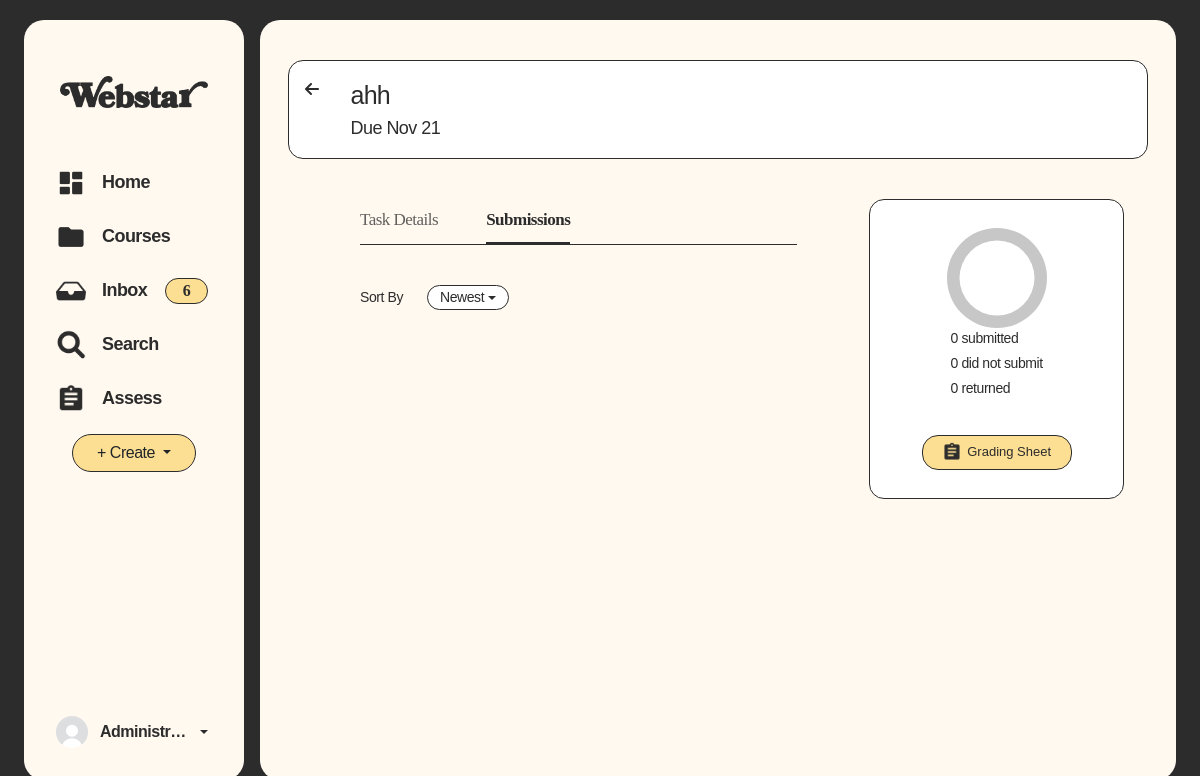
/prof/assess-submissions.php?assessmentID=4 (signed in), run on the app's committed database.
### tables this page shows
CREATE TABLE `userinfo` (
  `userInfoID` int(11) NOT NULL,
  `userID` int(11) NOT NULL,
  `profilePicture` varchar(100) NOT NULL DEFAULT 'defaultProfile.png',
  `firstName` varchar(50) NOT NULL,
  `middleName` varchar(50) DEFAULT NULL,
  `lastName` varchar(50) NOT NULL,
  `studentID` varchar(50) DEFAULT NULL,
  `programID` varchar(50) DEFAULT '1',
  `gender` varchar(50) DEFAULT 'Other',
  `yearLevel` varchar(20) DEFAULT '1',
  `yearSection` int(11) DEFAULT 1,
  `schoolEmail` varchar(50) DEFAULT NULL,
  `facebookLink` text DEFAULT NULL,
  `linkedInLink` text DEFAULT NULL,
  `githubLink` text DEFAULT NULL,
  `createdAt` datetime NOT NULL,
  `isNewUser` int(1) NOT NULL DEFAULT 1
);

CREATE TABLE `users` (
  `userID` int(11) NOT NULL,
  `password` varchar(1024) NOT NULL,
  `email` varchar(50) NOT NULL,
  `role` varchar(12) NOT NULL DEFAULT 'student',
  `userName` varchar(50) NOT NULL,
  `status` varchar(15) DEFAULT 'Active'
);

CREATE TABLE `assessments` (
  `assessmentID` int(11) NOT NULL,
  `courseID` int(11) NOT NULL,
  `assessmentTitle` varchar(100) NOT NULL,
  `type` enum('Task','Test') DEFAULT 'Task',
  `deadline` datetime NOT NULL,
  `deadlineEnabled` tinyint(1) NOT NULL DEFAULT 0,
  `createdAt` datetime DEFAULT current_timestamp(),
  `isArchived` tinyint(1) NOT NULL DEFAULT 0
);

### prof/assess-submissions.php (the view, shortened to what the rows shown need)
<?php
include("../shared/assets/database/connect.php");
$assessmentID = $_GET['assessmentID'];
$selectAssessmentQuery = "SELECT assessmentTitle, DATE_FORMAT(deadline, '%b %e') AS assessmentDeadline, type, DATE_FORMAT(createdAt, '%b %e, %Y %l:%i %p') AS creationDate
                          FROM assessments WHERE assessmentID = '$assessmentID'";
$selectAssessmentResult = executeQuery($selectAssessmentQuery);
?>
<!doctype html>
<html lang="en">
<head>
    <link href="https://cdn.jsdelivr.net/npm/bootstrap@5.3.6/dist/css/bootstrap.min.css" rel="stylesheet"
>
    <link rel="stylesheet" href="../shared/assets/css/global-styles.css">
    <link rel="stylesheet" href="../shared/assets/css/sidebar-and-container-styles.css">
    <link rel="stylesheet" href="../shared/assets/css/profIndex.css">
    <link rel="stylesheet" href="../shared/assets/css/assess-submissions.css">
    <link href="https://cdnjs.cloudflare.com/ajax/libs/font-awesome/6.5.0/css/all.min.css" rel="stylesheet">
</head>
<body>
    <div class="container-fluid min-vh-100 d-flex justify-content-center align-items-center p-0 p-md-3"
        style="background-color: var(--black);">
        <div class="row w-100">
            <?php include '../shared/components/prof-sidebar-for-desktop.php'; ?>
            <div class="col main-container m-0 p-0 mx-0 mx-md-2 p-md-4 overflow-y-auto">
                <div class="card border-0 px-3 pt-3 m-0 h-100 w-100 rounded-0 shadow-none"
                    style="background-color: transparent;">
                    <?php include '../shared/components/prof-navbar-for-mobile.php'; ?>
                    <div class="row mb-3">
                        <div class="col-12 cardHeader p-3 mb-4">
                            <div class="row desktop-header d-none d-sm-flex">
                                <?php
                                if (mysqli_num_rows($selectAssessmentResult) > 0) {
                                    mysqli_data_seek($selectAssessmentResult, 0);
                                    while ($assessmentRow = mysqli_fetch_assoc($selectAssessmentResult)) {
                                ?>
                                        <div class="col">
                                            <span class="text-sbold text-25"><?php echo $assessmentRow['assessmentTitle']; ?></span>
                                            <div class="text-reg text-18">Due <?php echo $assessmentRow['assessmentDeadline']; ?></div>
                                        </div>
                                <?php
                                    }
                                } ?>
                            </div>
                        </div>
                    </div>
                </div>
            </div>
        </div>
</body>
</html>

### shared/components/prof-sidebar-for-desktop.php (shortened to what the rows shown need)
<?php
include_once '../shared/assets/database/connect.php';
$userID = $_SESSION['userID'];
$usernameAndProfilePictureQuery = "
SELECT
    u.userName,
    ui.profilePicture
FROM users u
JOIN userinfo ui ON u.userID = ui.userID
WHERE u.userID = $userID
";
$usernameAndProfilePictureResult = executeQuery($usernameAndProfilePictureQuery);
$userInformation = mysqli_fetch_assoc($usernameAndProfilePictureResult);
?>
<div class="col-auto d-none d-md-block">
    <div class="col-auto d-none d-md-block">
        <div class="row">
            <div class="card border-0 sidebar mx-2 p-2 overflow-y-auto" style="width: 220px;">
                <div class="dropdown mt-auto p-4">
                    <a href="#" class="d-flex align-items-center text-decoration-none dropdown-toggle text-dark"
                        data-bs-toggle="dropdown" aria-expanded="false">
                        <img src="../shared/assets/pfp-uploads/<?php echo $userInformation['profilePicture'] ?>" alt=""
                            width="32" height="32" class="rounded-circle me-2"
                            style="object-fit: cover; width: 32px; height: 32px; overflow: hidden;">
                        <strong class="text-dark text-med text-16 px-1 text-truncate" style="max-width:100px"
                            title=" <?php echo $userInformation['userName'] ?>">
                            <?php echo $userInformation['userName'] ?>
                        </strong>
                    </a>
                </div>
            </div>
        </div>
    </div>
</div>

### data on the page
userinfo: profilePicture (placeholder picture), userID.userName "Administr…"
assessments: assessmentTitle "ahh", assessmentDeadline "Nov 21"

### other printed values
$displayProfInbox "6"
$submitted['submittedTodo'] "0"
$missing['missing'] "0"
$statusText "did not submit"
$returned['returned'] "0"
